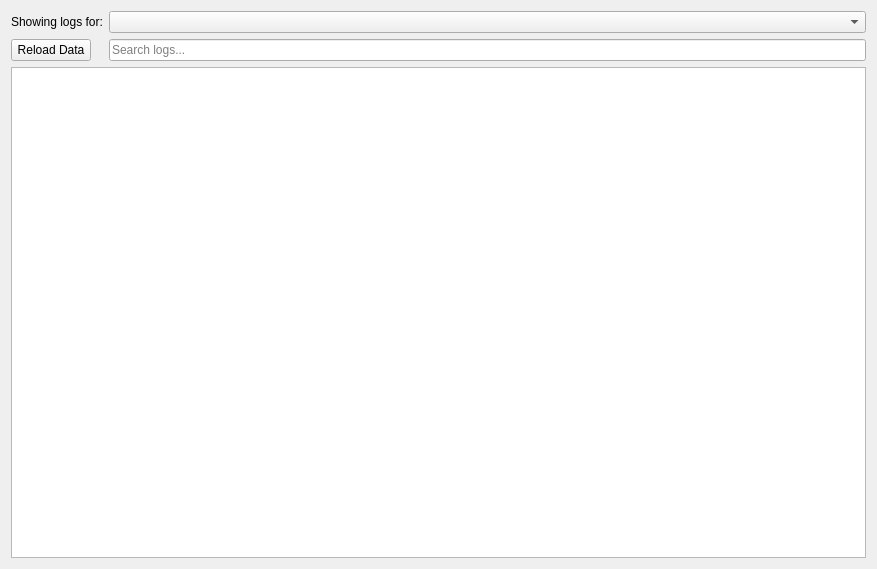
<?xml version="1.0" encoding="UTF-8"?>
<ui version="4.0">
 <class>AdBlockLogDisplay</class>
 <widget class="QWidget" name="AdBlockLogDisplay">
  <property name="geometry">
   <rect>
    <x>0</x>
    <y>0</y>
    <width>877</width>
    <height>569</height>
   </rect>
  </property>
  <property name="windowTitle">
   <string>Ad Blocker Logs</string>
  </property>
  <layout class="QVBoxLayout" name="verticalLayout">
   <item>
    <layout class="QFormLayout" name="formLayout">
     <property name="labelAlignment">
      <set>Qt::AlignLeading|Qt::AlignLeft|Qt::AlignVCenter</set>
     </property>
     <item row="0" column="0">
      <widget class="QLabel" name="labelLogSource">
       <property name="text">
        <string>Showing logs for:</string>
       </property>
      </widget>
     </item>
     <item row="0" column="1">
      <widget class="QComboBox" name="comboBoxLogSource"/>
     </item>
     <item row="1" column="0">
      <widget class="QPushButton" name="pushButtonReload">
       <property name="text">
        <string>Reload Data</string>
       </property>
      </widget>
     </item>
     <item row="1" column="1">
      <widget class="QLineEdit" name="lineEditSearch">
       <property name="placeholderText">
        <string>Search logs...</string>
       </property>
      </widget>
     </item>
    </layout>
   </item>
   <item>
    <widget class="QTableView" name="tableView">
     <property name="editTriggers">
      <set>QAbstractItemView::NoEditTriggers</set>
     </property>
     <property name="alternatingRowColors">
      <bool>true</bool>
     </property>
     <attribute name="verticalHeaderVisible">
      <bool>false</bool>
     </attribute>
    </widget>
   </item>
  </layout>
 </widget>
 <resources/>
 <connections/>
</ui>
